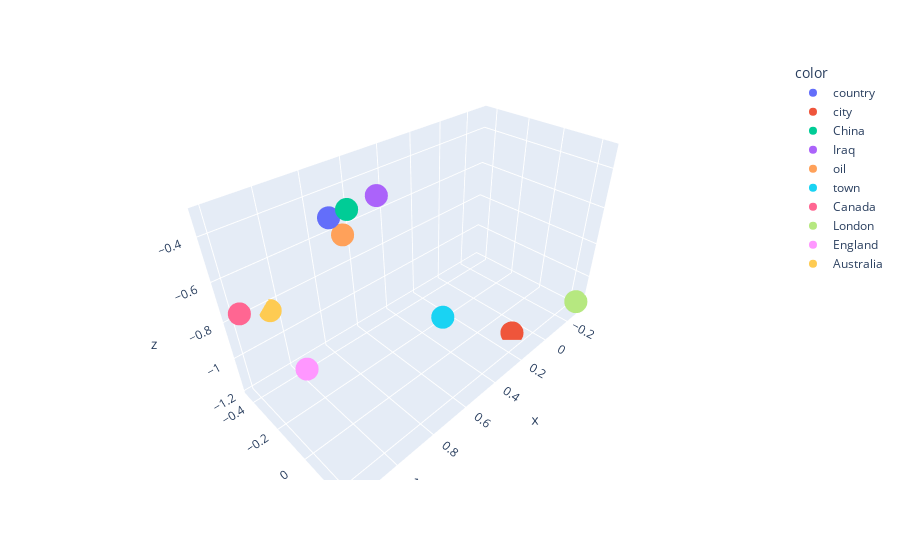

The notebook cell this image was saved under:
### Code cell
import plotly.express as px

fig = px.scatter_3d(
    df_3d[:vectors_number], x="x", y="y", z="z", color=df_3d.index[:vectors_number]
)
fig.show()

### Figure 1 — Plotly figure (JSON) as saved in the notebook; plotly's stock layout.template omitted (floating-point values rounded to 4 significant figures)
{"data": [{"hovertemplate": "color=country<br>x=%{x}<br>y=%{y}<br>z=%{z}<extra></extra>", "legendgroup": "country", "marker": {"color": "#636efa", "symbol": "circle"}, "mode": "markers", "name": "country", "scene": "scene", "showlegend": true, "type": "scatter3d", "x": [0.746], "y": [-0.388], "z": [-0.4827]}, {"hovertemplate": "color=city<br>x=%{x}<br>y=%{y}<br>z=%{z}<extra></extra>", "legendgroup": "city", "marker": {"color": "#EF553B", "symbol": "circle"}, "mode": "markers", "name": "city", "scene": "scene", "showlegend": true, "type": "scatter3d", "x": [0.1025], "y": [0.1404], "z": [-1.19]}, {"hovertemplate": "color=China<br>x=%{x}<br>y=%{y}<br>z=%{z}<extra></extra>", "legendgroup": "China", "marker": {"color": "#00cc96", "symbol": "circle"}, "mode": "markers", "name": "China", "scene": "scene", "showlegend": true, "type": "scatter3d", "x": [0.8311], "y": [-0.1295], "z": [-0.3126]}, {"hovertemplate": "color=Iraq<br>x=%{x}<br>y=%{y}<br>z=%{z}<extra></extra>", "legendgroup": "Iraq", "marker": {"color": "#ab63fa", "symbol": "circle"}, "mode": "markers", "name": "Iraq", "scene": "scene", "showlegend": true, "type": "scatter3d", "x": [0.6563], "y": [-0.1778], "z": [-0.3384]}, {"hovertemplate": "color=oil<br>x=%{x}<br>y=%{y}<br>z=%{z}<extra></extra>", "legendgroup": "oil", "marker": {"color": "#FFA15A", "symbol": "circle"}, "mode": "markers", "name": "oil", "scene": "scene", "showlegend": true, "type": "scatter3d", "x": [0.6583], "y": [-0.4325], "z": [-0.6212]}, {"hovertemplate": "color=town<br>x=%{x}<br>y=%{y}<br>z=%{z}<extra></extra>", "legendgroup": "town", "marker": {"color": "#19d3f3", "symbol": "circle"}, "mode": "markers", "name": "town", "scene": "scene", "showlegend": true, "type": "scatter3d", "x": [0.3781], "y": [-0.08045], "z": [-1.053]}, {"hovertemplate": "color=Canada<br>x=%{x}<br>y=%{y}<br>z=%{z}<extra></extra>", "legendgroup": "Canada", "marker": {"color": "#FF6692", "symbol": "circle"}, "mode": "markers", "name": "Canada", "scene": "scene", "showlegend": true, "type": "scatter3d", "x": [1.192], "y": [-0.4077], "z": [-0.7418]}, {"hovertemplate": "color=London<br>x=%{x}<br>y=%{y}<br>z=%{z}<extra></extra>", "legendgroup": "London", "marker": {"color": "#B6E880", "symbol": "circle"}, "mode": "markers", "name": "London", "scene": "scene", "showlegend": true, "type": "scatter3d", "x": [-0.298], "y": [0.2534], "z": [-1.152]}, {"hovertemplate": "color=England<br>x=%{x}<br>y=%{y}<br>z=%{z}<extra></extra>", "legendgroup": "England", "marker": {"color": "#FF97FF", "symbol": "circle"}, "mode": "markers", "name": "England", "scene": "scene", "showlegend": true, "type": "scatter3d", "x": [1.104], "y": [-0.1101], "z": [-0.8934]}, {"hovertemplate": "color=Australia<br>x=%{x}<br>y=%{y}<br>z=%{z}<extra></extra>", "legendgroup": "Australia", "marker": {"color": "#FECB52", "symbol": "circle"}, "mode": "markers", "name": "Australia", "scene": "scene", "showlegend": true, "type": "scatter3d", "x": [1.05], "y": [-0.4523], "z": [-0.8358]}], "layout": {"legend": {"title": {"text": "color"}, "tracegroupgap": 0}, "margin": {"t": 60}, "scene": {"domain": {"x": [0, 1], "y": [0, 1]}, "xaxis": {"title": {"text": "x"}}, "yaxis": {"title": {"text": "y"}}, "zaxis": {"title": {"text": "z"}}}}}
